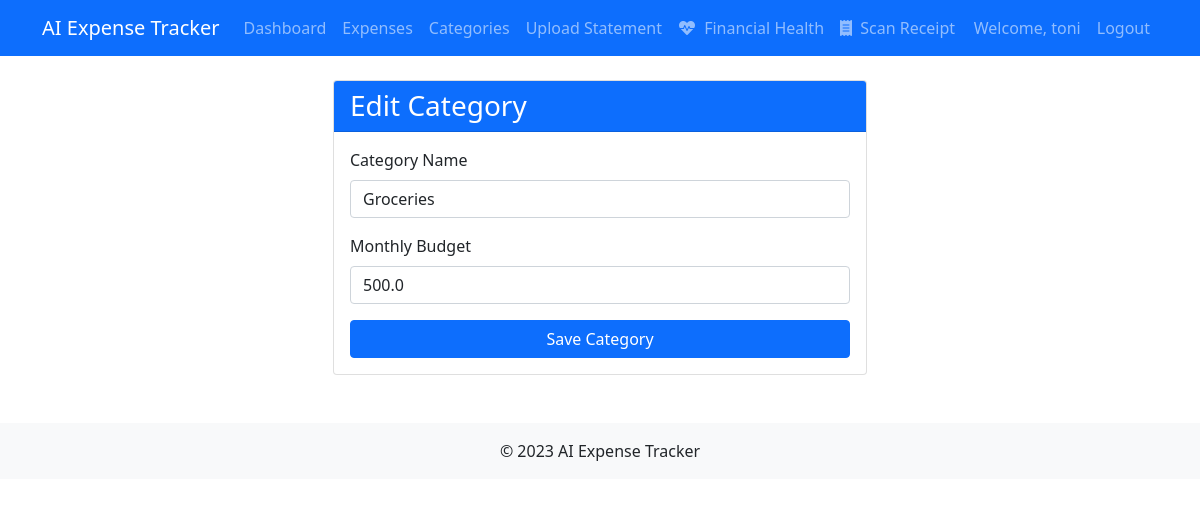
Screenshot of /expense/categories/edit/1 (signed in) with the database file from the repository.
### app/models.py (models this page shows, shortened)
class User(db.Model, UserMixin):
    __tablename__ = 'users'  # Explicitly set table name
    id = db.Column(db.Integer, primary_key=True)
    username = db.Column(db.String(80), unique=True, nullable=False)
    email = db.Column(db.String(120), unique=True, nullable=False)
    password_hash = db.Column(db.String(128))
    expenses = db.relationship('Expense', backref='user', lazy=True)
    categories = db.relationship('Category', backref='user', lazy=True)

class Category(db.Model):
    __tablename__ = 'categories'  # Explicitly set table name
    id = db.Column(db.Integer, primary_key=True)
    name = db.Column(db.String(50), nullable=False)
    budget = db.Column(db.Float, default=0.0)
    user_id = db.Column(db.Integer, db.ForeignKey('users.id'), nullable=False)
    expenses = db.relationship('Expense', lazy=True, cascade="all, delete-orphan")

### app/routes.py (the view)
@expense_bp.route('/categories/edit/<int:id>', methods=['GET', 'POST'])
@login_required
def edit_category(id):
    category = Category.query.get_or_404(id)
    form = CategoryForm()
    if form.validate_on_submit():
        category.name = form.name.data
        category.budget = form.budget.data
        db.session.commit()
        flash('Category has been updated!', 'success')
        return redirect(url_for('expense.list_categories'))
    elif request.method == 'GET':
        form.name.data = category.name
        form.budget.data = category.budget
    return render_template('categories/form.html',
                         title='Edit Category',
                         form=form,
                         category=category)

### app/forms.py
class CategoryForm(FlaskForm):
    name = StringField('Category Name', validators=[DataRequired(), Length(min=2, max=50)])
    budget = FloatField('Monthly Budget', validators=[DataRequired()])
    submit = SubmitField('Save Category')

### app/models.py (called while the page is built)
@login_manager.user_loader
def load_user(user_id):
    return User.query.get(int(user_id))

### app/templates/categories/form.html (shortened to what this page needs)
{% extends "base.html" %}
{% block content %}
<div class="container">
    <div class="row">
        <div class="col-md-6 offset-md-3">
            <div class="card">
                <div class="card-header bg-primary text-white">
                    <h3 class="mb-0">{{ title }}</h3>
                </div>
                <div class="card-body">
                    <form method="POST">
                        <div class="mb-3">
                            {{ form.name.label(class="form-label") }}
                            {% if form.name.errors %}
                                {{ form.name(class="form-control is-invalid") }}
                                <div class="invalid-feedback">
                                    {% for error in form.name.errors %}
                                        {{ error }}
                                    {% endfor %}
                                </div>
                            {% else %}
                                {{ form.name(class="form-control") }}
                            {% endif %}
                        </div>
                        <div class="mb-3">
                            {{ form.budget.label(class="form-label") }}
                            {% if form.budget.errors %}
                                {{ form.budget(class="form-control is-invalid") }}
                                <div class="invalid-feedback">
                                    {% for error in form.budget.errors %}
                                        {{ error }}
                                    {% endfor %}
                                </div>
                            {% else %}
                                {{ form.budget(class="form-control") }}
                            {% endif %}
                        </div>
                        <div class="d-grid">
                            {{ form.submit(class="btn btn-primary") }}
                        </div>
                    </form>
                </div>
            </div>
        </div>
    </div>
</div>
{% endblock %}

### app/templates/base.html (shortened to what this page needs)
<!DOCTYPE html>
<html lang="en">
<head>
    <link href="https://cdn.jsdelivr.net/npm/bootstrap@5.1.3/dist/css/bootstrap.min.css" rel="stylesheet">
    <link href="{{ url_for('static', filename='css/style.css') }}" rel="stylesheet">
    <link rel="stylesheet" href="https://cdnjs.cloudflare.com/ajax/libs/font-awesome/6.0.0/css/all.min.css">
</head>
<body class="{% block body_class %}{% endblock %}">
    <nav class="navbar navbar-expand-lg navbar-dark bg-primary mb-4">
        <div class="container">
            <a class="navbar-brand slide-in" href="{{ url_for('expense.dashboard') }}">AI Expense Tracker</a>
            <div class="collapse navbar-collapse" id="navbarNav">
                <ul class="navbar-nav">
                    {% if current_user.is_authenticated %}
                    <li class="nav-item">
                        <a class="nav-link slide-in" href="{{ url_for('expense.dashboard') }}">Dashboard</a>
                    </li>
                    <li class="nav-item">
                        <a class="nav-link slide-in" href="{{ url_for('expense.list_expenses') }}">Expenses</a>
                    </li>
                    <li class="nav-item">
                        <a class="nav-link slide-in" href="{{ url_for('expense.list_categories') }}">Categories</a>
                    </li>
                    <li class="nav-item">
                        <a class="nav-link slide-in" href="{{ url_for('expense.upload_statement') }}">Upload Statement</a>
                    </li>
                    <li class="nav-item">
                        <a class="nav-link" href="{{ url_for('expense.financial_health') }}">
                            <i class="fas fa-heartbeat me-1"></i> Financial Health
                        </a>
                    </li>
                    <li class="nav-item">
                        <a class="nav-link" href="{{ url_for('expense.scan_receipt') }}">
                            <i class="fas fa-receipt me-1"></i> Scan Receipt
                        </a>
                    </li>
                    {% endif %}
                </ul>
                <ul class="navbar-nav ms-auto">
                    {% if current_user.is_authenticated %}
                    <li class="nav-item">
                        <span class="nav-link fade-in">Welcome, {{ current_user.username }}</span>
                    </li>
                    <li class="nav-item">
                        <a class="nav-link fade-in" href="{{ url_for('auth.logout') }}">Logout</a>
                    </li>
                    {% endif %}
                </ul>
            </div>
        </div>
    </nav>
    <div class="container">
        <div class="fade-in">
            {% block content %}{% endblock %}
        </div>
    </div>
    <footer class="mt-5 py-3 bg-light text-center">
        <div class="container">
            <p class="mb-0">© 2023 AI Expense Tracker</p>
        </div>
    </footer>
</body>
</html>

### app/static/css/style.css (style rules this page uses)
.fade-in { animation: fadeIn 0.5s ease-in; }
.slide-in { animation: slideIn 0.5s ease-out; }
.card { transition: transform 0.3s ease, box-shadow 0.3s ease; }
.btn { transition: all 0.3s ease; position: relative; overflow: hidden; }

### rows the page displays
User: username "toni"
Category: name "Groceries", budget "500.0"

### other values shown
{{ title }} "Edit Category"
